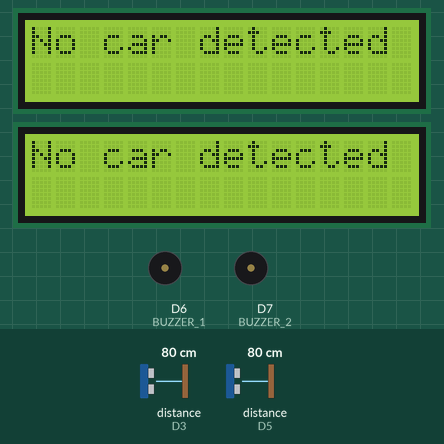
This sketch was run on a simulated Arduino MKR. Parts: 2 × 16×2 character LCD, buzzer (waves = sounding, pin HIGH). Inputs (shaded band) come from the test bench; at power-on: distance to the obstacle (sensors on D3, D5) 80 cm. The echo pulse lasts 58.3 µs per cm; WiFi joins after 1.5 s; servers stay silent unless stated; no MQTT or app messages arrive unless stated; what the sketch prints to the serial monitor is not drawn.

Above: at 2.8 s.
2.9 s: distance to the obstacle (sensor on D3) set to 5 cm
At 4.9 s:
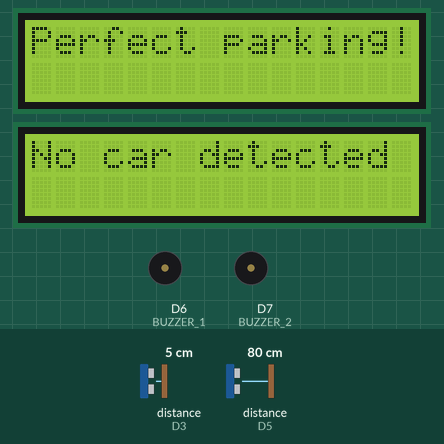
5.2 s: distance to the obstacle (sensor on D3) set to 2 cm
At 6.6 s:
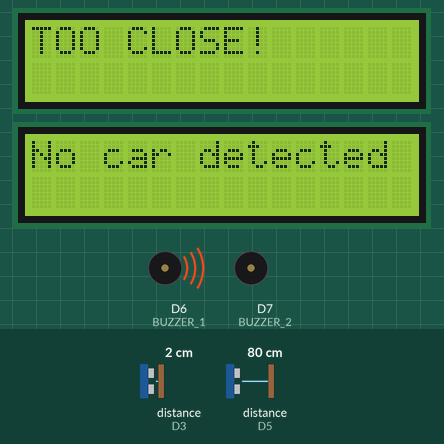
9.3 s: distance to the obstacle (sensor on D5) set to 5 cm
At 10.6 s:
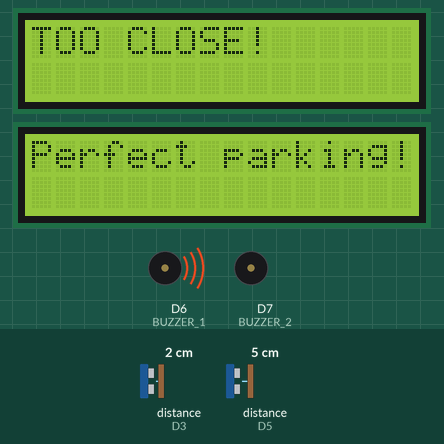
13.4 s: distance to the obstacle (sensor on D5) set to 2 cm
At 14.4 s:
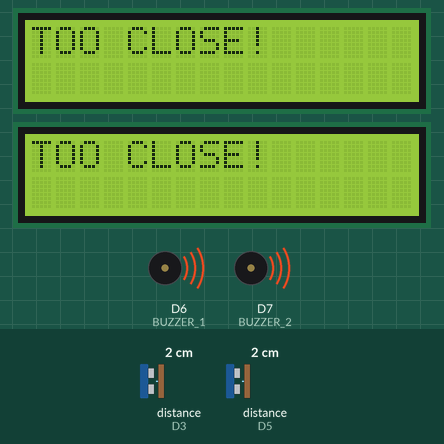
17.5 s: distance to the obstacle (sensor on D3) set to 4 cm
At 19.0 s:
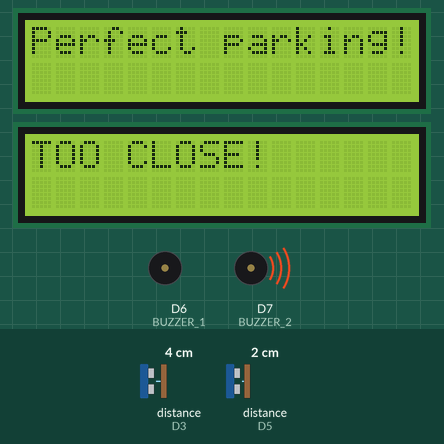
21.6 s: distance to the obstacle (sensor on D5) set to 4 cm
At 23.2 s:
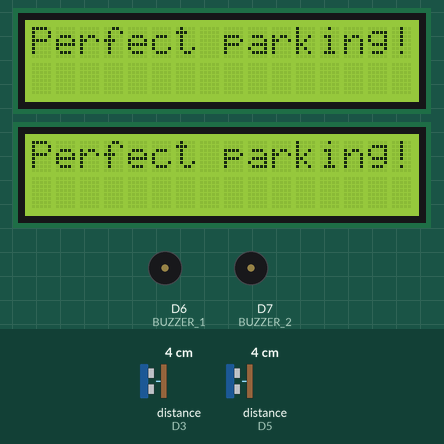
Timing chart, 0 to 24.7 s (numbered marks = the images above; inputs shaded):
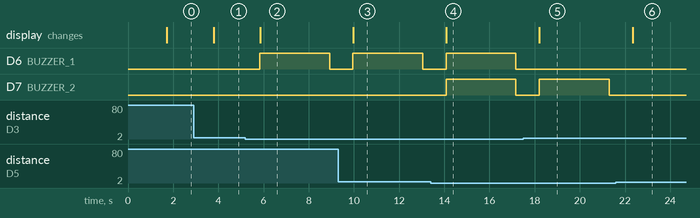

The sketch:

parking.ino
```cpp
#include <WiFiNINA.h>
#include <ArduinoMqttClient.h>
#include <LiquidCrystal_I2C.h>
#include <NewPing.h>

// WiFi credentials
const char* ssid = "realme@24";
const char* password = "Realme27";

// MQTT settings
const char* mqtt_broker = "broker.hivemq.com";
const int mqtt_port = 1883;
const char* topic_slot1 = "parking/slots/1";
const char* topic_slot2 = "parking/slots/2";

// Hardware pins
#define TRIGGER_PIN_1 2
#define ECHO_PIN_1 3
#define TRIGGER_PIN_2 4
#define ECHO_PIN_2 5
#define BUZZER_1 6
#define BUZZER_2 7

// Constants
#define MAX_DISTANCE 10
#define SAFE_DISTANCE 5
#define DANGER_DISTANCE 3

// Initialize objects
WiFiClient wifiClient;
MqttClient mqttClient(wifiClient);
NewPing sonar1(TRIGGER_PIN_1, ECHO_PIN_1, MAX_DISTANCE);
NewPing sonar2(TRIGGER_PIN_2, ECHO_PIN_2, MAX_DISTANCE);
LiquidCrystal_I2C lcd1(0x27, 16, 2);
LiquidCrystal_I2C lcd2(0x26, 16, 2);

// Timing variables
unsigned long buzzerStartTime = 0;
const int BUZZER_DURATION = 3000; // Buzzer duration in milliseconds

void setup() {
  Serial.begin(9600);

  // Initialize LCDs
  lcd1.init();
  lcd2.init();
  lcd1.backlight();
  lcd2.backlight();

  // Initialize buzzers
  pinMode(BUZZER_1, OUTPUT);
  pinMode(BUZZER_2, OUTPUT);

  // Connect to WiFi
  connectWiFi();

  // Connect to MQTT broker
  connectMQTT();
}

void connectWiFi() {
  Serial.print("Connecting to WiFi...");
  WiFi.begin(ssid, password);
  while (WiFi.status() != WL_CONNECTED) {
    delay(500);
    Serial.print(".");
  }
  Serial.println("\nConnected to WiFi");
}

void connectMQTT() {
  Serial.print("Connecting to MQTT broker...");
  while (!mqttClient.connect(mqtt_broker, mqtt_port)) {
    delay(1000);
    Serial.print(".");
  }
  Serial.println("\nConnected to MQTT broker");
}

void handleParking(NewPing &sonar, LiquidCrystal_I2C &lcd, int buzzerPin, const char* topic) {
  int distance = sonar.ping_cm();

  if (distance == 0) {
    lcd.clear();
    lcd.print("No car detected");
    mqttClient.beginMessage(topic);
    mqttClient.print("empty");
    mqttClient.endMessage();

    // Turn off the buzzer if no car is detected
    digitalWrite(buzzerPin, LOW);
  }
  else if (distance <= DANGER_DISTANCE) {
    lcd.clear();
    lcd.print("TOO CLOSE!");

    // Turn on the buzzer and start the timer if not already buzzing
    if (digitalRead(buzzerPin) == LOW) {
      digitalWrite(buzzerPin, HIGH);
      buzzerStartTime = millis();  // Start timer
    }

    mqttClient.beginMessage(topic);
    mqttClient.print("occupied");
    mqttClient.endMessage();
  }
  else if (distance <= SAFE_DISTANCE) {
    lcd.clear();
    lcd.print("Perfect parking!");

    // Turn off the buzzer if the car is at a safe distance
    digitalWrite(buzzerPin, LOW);
    mqttClient.beginMessage(topic);
    mqttClient.print("occupied");
    mqttClient.endMessage();
  }
  else {
    lcd.clear();
    lcd.print("Move closer");

    // Turn off the buzzer if the car is not in the "too close" range
    digitalWrite(buzzerPin, LOW);
    mqttClient.beginMessage(topic);
    mqttClient.print("occupied");
    mqttClient.endMessage();
  }

  // Automatically turn off the buzzer after BUZZER_DURATION
  if (digitalRead(buzzerPin) == HIGH && (millis() - buzzerStartTime >= BUZZER_DURATION)) {
    digitalWrite(buzzerPin, LOW);  // Turn off buzzer after set duration
  }
}

void loop() {
  mqttClient.poll();

  // Handle parking slot 1
  handleParking(sonar1, lcd1, BUZZER_1, topic_slot1);

  // Handle parking slot 2
  handleParking(sonar2, lcd2, BUZZER_2, topic_slot2);

  delay(1000);
}
```

Measured:
- the behaviour switches between 4 and 3 cm on distance to the obstacle (sensor on D3) (found by bisection; images 1 and 2)
- the behaviour switches between 4 and 3 cm on distance to the obstacle (sensor on D5) (found by bisection; images 3 and 4)
- after the input at 2.9 s, the display: changes after 0.89 s (image 1)
- after the input at 5.2 s, D6 (BUZZER_1): LOW → HIGH after 0.64 s, → LOW 3.1 s later; the display: changes after 0.65 s (image 2)
- after the input at 9.3 s, the display: changes after 0.68 s (image 3)
- after the input at 13.4 s, D7 (BUZZER_2): LOW → HIGH after 0.70 s, → LOW 3.1 s later; the display: changes after 0.70 s (image 4)
- after the input at 17.5 s, D6 (BUZZER_1): stays LOW (without the input it goes to HIGH after 0.69 s); the display: changes after 0.70 s (image 5)
- after the input at 21.6 s, D7 (BUZZER_2): stays LOW (without the input it goes to HIGH after 0.73 s); the display: changes after 0.73 s (image 6)
